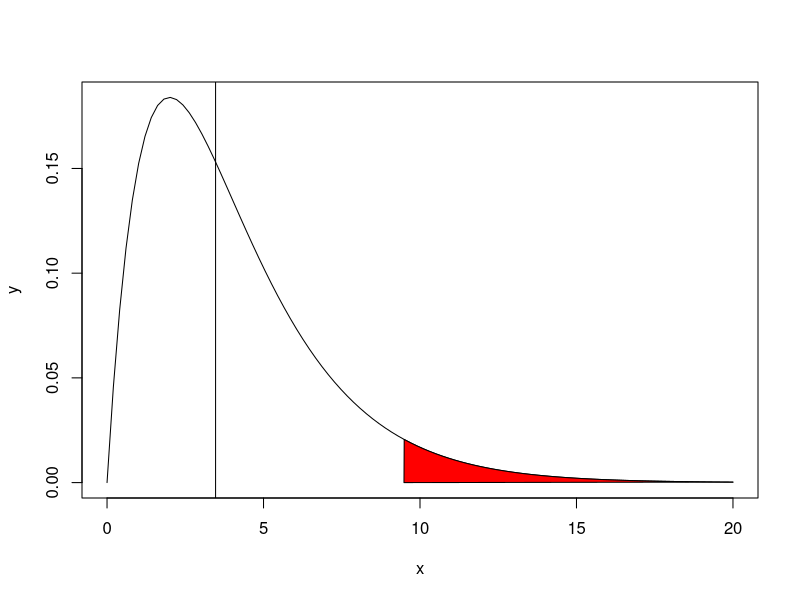
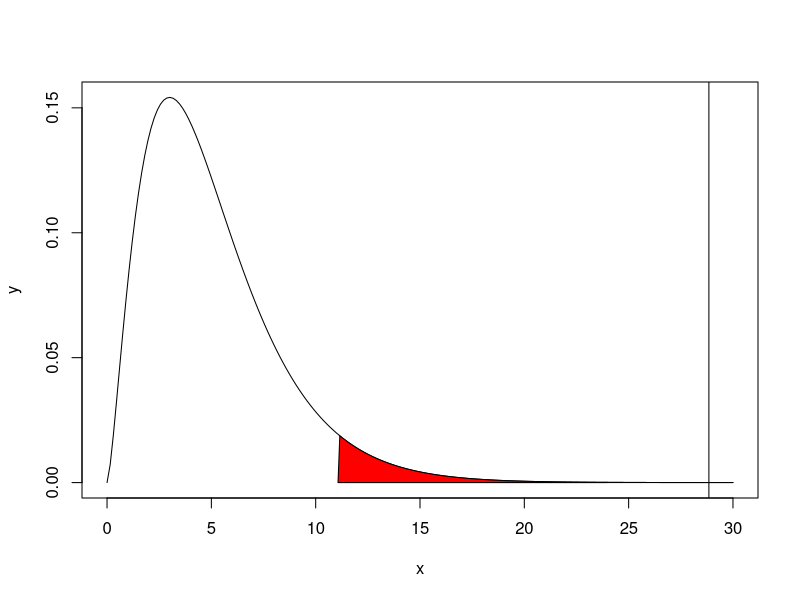
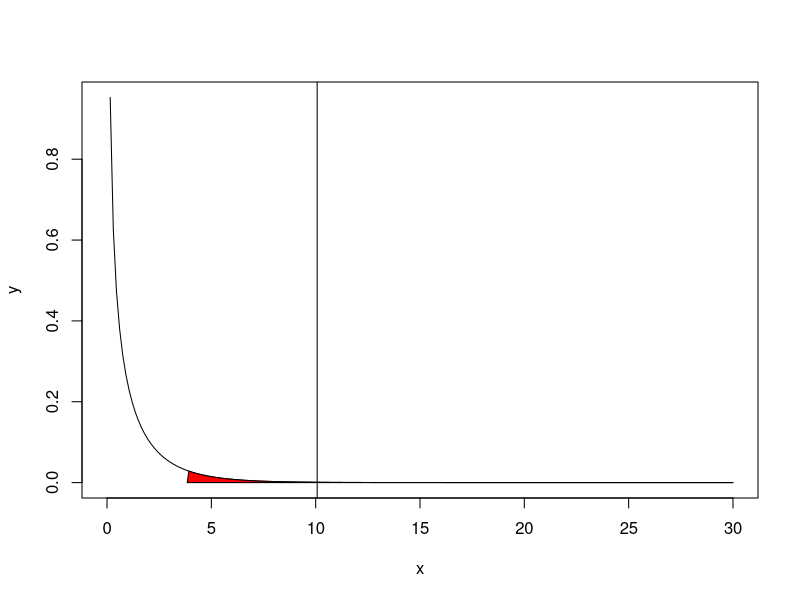

Write R code to recreate these figures, in order.
# Research techniques. The chi-squared test

#
# Sample superhero types - goodness of fit test
#
hero_sample <- data.frame(
  num_sample = c( 127,      75,     98,      27,    73),
  row.names  = c("Mutant", "Mens", "Alien", "God", "Demon"))
expect_frqs <- c(.35,      .17,    .23,     .08,   .17)
result <- chisq.test(hero_sample$num_sample, p = expect_frqs)
df_heroes <- length(hero_sample$num_sample) - 1

X2 <- result$statistic
g <- qchisq(.95, df = df_heroes)

# Conclusion:
sprintf("Chi² = %f", X2)
sprintf("g    = %f", g)
if(X2 < g) {
  print("Accept H0, sample is representative")
} else {
  print("Reject H0, sample is NOT representative")
}

# Plot critical area
x <- seq(0, 20, length.out = 100)
y <- dchisq(x, df = df_heroes)
plot(x, y, type = 'l')  # Plot probability density of the chi²-distribution
abline(v = X2)          # Plot the value of the chi²

i <- x >= g
polygon(c(g, x[i]),     # Plot the critical area (where H0 is rejected)
        c(0, y[i]),
        col='red')

#
# Case families with 5 children
#
num_children <- 5
prob_boy <- .5
# Observed values (number of families with 0..5 boys)
obs <- c(58, 149, 305, 303, 162, 45)
# Expected values for the associated family size and probability of the number of boys
k <- 0:5
exp <- choose(num_children, k) * prob_boy ^ k * (1 - prob_boy) ^ (num_children - k)
df_children <- length(obs) -1

# Execute chi² test
results_children <- chisq.test(obs, p = exp)
# Which categories are most extreme? (i.e. standardised residuals outside of [-2, 2])
results_children$stdres

# Plot critical area
x <- seq(0,30,length.out=200)
y <- dchisq(x, df = df_children)
plot(x, y, type = 'l')  # Plot probability density of the chi²-distribution
abline(v = results_children$statistic) # Plot value of chi²
g <- qchisq(.95, df = df_children)
i <- x >= g
polygon(c(g, x[i]),     # Plot the critical area (where H0 is rejected)
        c(0, y[i]),
        col='red')

#
# The smoking doctors (Doll & Hill, 1954)
#
doll_hill <- read.csv("doll_hill.csv")
contingency_table <- table(doll_hill)
n <- sum(contingency_table)
alpha <- 0.05

X2_doctors <- chisq.test(contingency_table, correct = FALSE)
g <- qchisq(1 - alpha, df = 1)

# Plot critical area
x <- seq(0,30,length.out=200)
y <- dchisq(x, df = 1)
plot(x, y, type = 'l')  # Plot probability density of the chi²-distribution
abline(v = X2_doctors$statistic)          # Plot value of chi²

i <- x >= g
polygon(c(g, x[i]),     # Plot the critical area (where H0 is rejected)
        c(0, y[i]),
        col='red')
